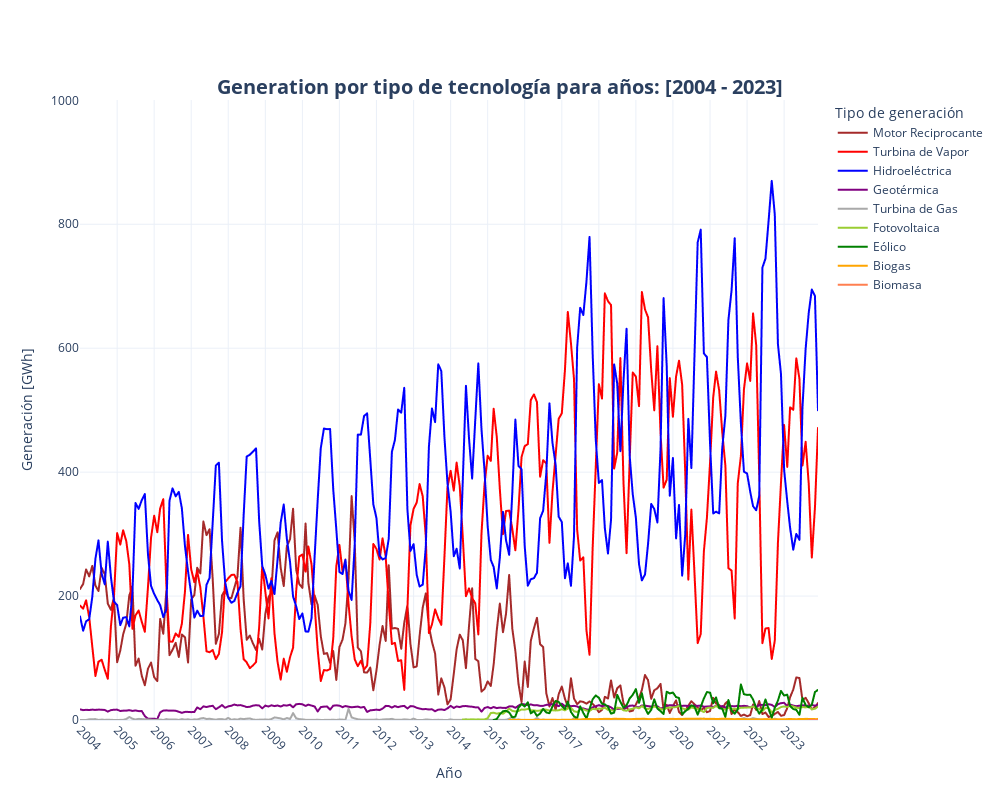

This figure's notebook cell:
### Code cell
# Carga gráfico con la librería dash para visualizar la data

# Extraer el año minima y máximo de la data para etiquetar el archivo csv 
min_year = min(df_energy.index.year)
max_year = max(df_energy.index.year)

# Una linea de tiempo para cada tipo de generación
fig = px.line(df_energy, 
              x=df_energy.index, 
              y='Generación [GWh]',
              color='Tipo de generación', 
              title=f'<b>Generation por tipo de tecnología para años: [{min_year} - {max_year}]</b>',
              color_discrete_map=colors_plants)
fig.update_yaxes(range=[0, df_energy['Generación [GWh]'].max() * 1.15])
fig.update_layout(title_x=0.5, title_y=0.9, title_font_size=20,
                  xaxis_title='Año', yaxis_title='Generación [GWh]')
fig.update_xaxes(tickvals=[f'{year}-01-01' for year in range(min_year, max_year + 1)], tickformat='%Y', tickangle=45)
fig.update_layout(width=1000, height=800)
# Guarda imagen con diferentes formatos
# fig.write_image(save_images/'Generacion_total.png', scale=3, width=1300, height=600, engine='kaleido')
# pio.write_image(fig, save_images/'Generacion.png', scale = 1, width=1200, height=800)
fig.show()
